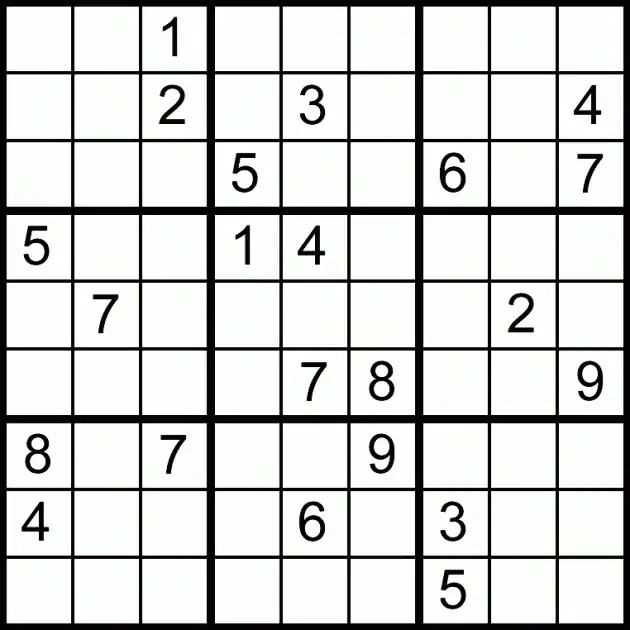
#> input picture M6_Computer Vision/07. Template matching, corners and Haar cascades/img/sudoku.webp, 630 x 630 px
$ jupyter execute --allow-errors Sudoku.ipynb
#> lines starting #> are read from the running program, lines starting #| are printed output that depends on the picture; after the words box and inside, x2 and y2 are one past the last pixel; in counts of white or black regions, pixels touching at a corner belong together
[cell 1]
import cv2
import numpy as np
import matplotlib.pyplot as plt

[cell 2]
# helper function to print in matplotlib

def imgshow(img):
    plt.figure(figsize=(10,10))
    plt.imshow((img[:,:,::-1]))

[cell 3]
sudoku = cv2.imread('./img/sudoku.webp')
#> sudoku is the input picture: shape (630, 630, 3); mean B, G, R 209.3, 211.2, 209.3
imgshow(sudoku)

[cell 4]
sudoku_copy = sudoku.copy()
sudoku_gray = cv2.cvtColor(sudoku_copy, cv2.COLOR_BGR2GRAY)

ret, thresh = cv2.threshold(sudoku_gray, 100, 155, cv2.THRESH_BINARY_INV)
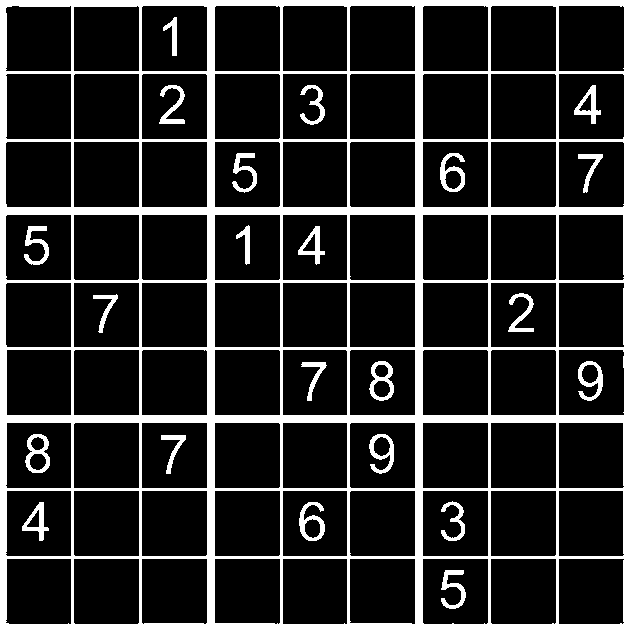
#> thresh: shape (630, 630); values 0 (black) and 155 (white), 16.4% white; 23 white regions, largest, box (x1, y1, x2, y2) and area: (0, 0, 630, 630) 56959, (440, 153, 465, 192) 442, (369, 361, 394, 401) 442

#> (the rest of this cell did not finish here and is left out)

[cell 5]
idx = 0
#> (the rest of this cell did not finish here and is left out)

#> (a cell that did not finish here is left out)

[cell 7]
sudoku_copy_bw = cv2.cvtColor(sudoku_copy, cv2.COLOR_BGR2GRAY)
ret, thresh2 = cv2.threshold(sudoku_copy_bw, 150, 155, cv2.THRESH_BINARY_INV)
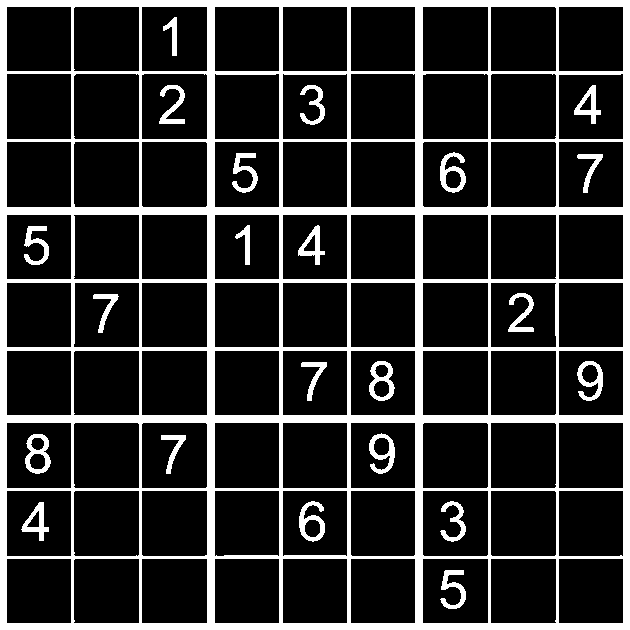
#> thresh2: shape (630, 630); values 0 (black) and 155 (white), 17.6% white; 23 white regions, largest, box (x1, y1, x2, y2) and area: (0, 0, 630, 630) 61054, (440, 152, 466, 193) 493, (25, 434, 51, 474) 493


x, y, w, h = cv2.boundingRect(thresh2)
#> x = 0; y = 0; w = 630; h = 630

plt.imshow(thresh2,cmap='gray')
